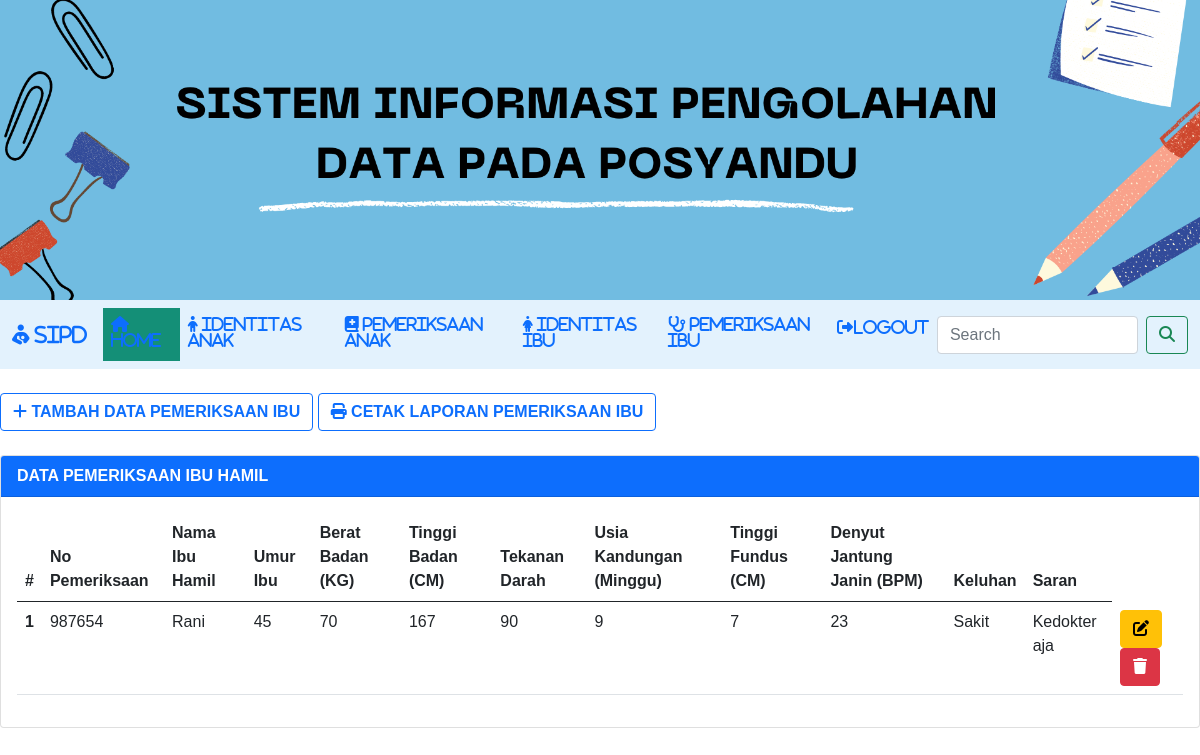
Page /data_ibuhamil.php on the committed database.
### tables this page shows
CREATE TABLE `data_ibu_hamil` (
  `id` int(11) NOT NULL,
  `no_pemeriksaan` int(11) NOT NULL,
  `nama_ibu` varchar(100) NOT NULL,
  `umur_ibu` varchar(50) NOT NULL,
  `berat_badan` int(11) NOT NULL,
  `tinggi_badan` int(11) NOT NULL,
  `tekanan_darah` int(11) NOT NULL,
  `usia_kandungan` int(11) NOT NULL,
  `tinggi_fundus` int(11) NOT NULL,
  `denyut_janin` int(11) NOT NULL,
  `keluhan` varchar(500) NOT NULL,
  `saran` varchar(500) NOT NULL
);

### data_ibuhamil.php (the view, shortened to what this page needs)
<?php
include "koneksi.php";
?>
<!DOCTYPE html>
<html lang="en">
<head>
    <link rel="stylesheet" type="text/css" href="style1.css">
    <link rel="stylesheet" href="https://cdnjs.cloudflare.com/ajax/libs/font-awesome/6.2.1/css/all.min.css" />
    <link href="https://cdn.jsdelivr.net/npm/bootstrap@5.0.0-beta2/dist/css/bootstrap.min.css" rel="stylesheet">
</head>
<body>
        <tr>
			<img src="header.png" width="100%" height="50%">
		</tr>
	<header>
    <nav class="navbar navbar-expand-lg bg-body-tertiary" style="background-color: #e3f2fd;">
  <div class="container-fluid">
    <a class="navbar-brand" href="index.php"><i class="fa-solid fa-person-breastfeeding"> SIPD</i></a>
    <div class="nav justify-content-center" id="navbarSupportedContent">
      <ul class="navbar-nav me-auto mb-2 mb-lg-0" >
        <li class="nav-item">
          <a class="nav-link active" aria-current="page" href="index.php"><i class="fa-solid fa-house"> Home </i></a>
        </li>
        <li class="nav-item">
          <a class="nav-link" href="identitas_anak.php"><i class="fa-solid fa-child"> IDENTITAS ANAK</i></a>
        </li>
        <li class="nav-item">
          <a class="nav-link" href="data.php"><i class="fa-solid fa-book-medical"> PEMERIKSAAN ANAK</i></a>
        </li>
        <li class="nav-item">
          <a class="nav-link" href="ibu_hamil.php"><i class="fa-solid fa-person-dress"> IDENTITAS IBU</i></a>
        </li>
        <li class="nav-item">
          <a class="nav-link" href="data_ibuhamil.php"><i class="fa-solid fa-stethoscope"> PEMERIKSAAN IBU</i></a>
        </li>
        <li class="nav-item">
          <a class="nav-link" href="logout.php"><i class="fa-solid fa-right-from-bracket">LOGOUT</i></a>
        </li>
      </ul>
      </div>
      <form class="d-flex" role="search">
        <input class="form-control me-2" type="search" placeholder="Search" aria-label="Search">
        <button class="btn btn-outline-success" type="submit"><i class="fa-sharp fa-solid fa-magnifying-glass"></i></button>
    </form>
        </div>
    </nav>
        <br>
    <div class>
        <a href="tambah_data_ibuhamil.php" button class="btn btn-outline-primary"  type="button"><i class="fa-solid fa-plus"><b></i> TAMBAH DATA PEMERIKSAAN IBU </b></i></a>
        <a href="cetak_laporan_data_ibuhamil.php" button class="btn btn-outline-primary"  type="button" > <i class="fa-solid fa-print"></i><b> CETAK LAPORAN PEMERIKSAAN IBU </b></i></a>
    </div><br>
        <div class="card">
            <div class="card-header text-white bg-primary">
                <b>DATA PEMERIKSAAN IBU HAMIL</b>
            </div>
            <div class="card-body">
                <table class="table">
                    <thead>
                        <tr>
                            <th scope="col">#</th>
                            <th scope="col">No Pemeriksaan</th>
                            <th scope="col">Nama Ibu Hamil</th>
                            <th scope="col">Umur Ibu</th>
                            <th scope="col">Berat Badan (KG)</th>
                            <th scope="col">Tinggi Badan (CM)</th>
                            <th scope="col">Tekanan Darah</th>
                            <th scope="col">Usia Kandungan (Minggu)</th>
                            <th scope="col">Tinggi Fundus (CM)</th>
                            <th scope="col">Denyut Jantung Janin (BPM)</th>
                            <th scope="col">Keluhan</th>
                            <th scope="col">Saran</th>
                        </tr>
                    </thead>
                    <tbody>
                        <?php
                        $sql2   = "select * from data_ibu_hamil order by id desc";
                        $q2     = mysqli_query($koneksi, $sql2);
                        $urut   = 1;
                        while ($r2 = mysqli_fetch_array($q2)) {
                            $id             = $r2['id'];
                            $no_pemeriksaan = $r2['no_pemeriksaan'];
                            $nama_ibu       = $r2['nama_ibu'];
                            $umur_ibu       = $r2['umur_ibu'];
                            $berat_badan    = $r2['berat_badan'];
                            $tinggi_badan   = $r2['tinggi_badan'];
                            $tekanan_darah  = $r2['tekanan_darah'];
                            $usia_kandungan = $r2['usia_kandungan'];
                            $tinggi_fundus  = $r2['tinggi_fundus'];
                            $denyut_janin   = $r2['denyut_janin'];
                            $keluhan        = $r2['keluhan'];
                            $saran   = $r2['saran'];
                        ?>
                            <tr>
                                <th scope="row"><?php echo $urut++ ?></th>
                                <td scope="row"><?php echo $no_pemeriksaan ?></td>
                                <td scope="row"><?php echo $nama_ibu ?></td>
                                <td scope="row"><?php echo $umur_ibu ?></td>
                                <td scope="row"><?php echo $berat_badan ?></td>
                                <td scope="row"><?php echo $tinggi_badan ?></td>
                                <td scope="row"><?php echo $tekanan_darah ?></td>
                                <td scope="row"><?php echo $usia_kandungan ?></td>
                                <td scope="row"><?php echo $tinggi_fundus ?></td>
                                <td scope="row"><?php echo $denyut_janin ?></td>
                                <td scope="row"><?php echo $keluhan ?></td>
                                <td scope="row"><?php echo $saran ?></td>
                                <td scope="row">
                                    <a href="tambah_data_ibuhamil.php?op=edit&id=<?php echo $id ?>"><button type="button" class="btn btn-warning"><i class="fa-solid fa-pen-to-square"></i></button></a>
                                    <a href="tambah_data_ibuhamil.php?op=delete&id=<?php echo $id?>" onclick="return confirm('Yakin mau delete data?')"><button type="button" class="btn btn-danger"><i class="fa-solid fa-trash"></i></button></a>
                                </td>
                            </tr>
                        <?php
                        }
                        ?>
                    </tbody>
                </table>
            </div>
        </div>
</body>
</html>

### style1.css (style rules this page uses)
* { padding:0; margin:0; font-family: sans-serif; }
a { color: inherit; text-decoration: none; }
header ul { float: right; }
header ul li { display: inline-block; }
header ul li a { padding:25px 20px; display: inline-block; }
.active { background-color: #148F77; color: #fff; }

### rows in the picture
data_ibu_hamil: no_pemeriksaan "987654", nama_ibu "Rani", umur_ibu "45", berat_badan "70", tinggi_badan "167", tekanan_darah "90", usia_kandungan "9", tinggi_fundus "7", denyut_janin "23", keluhan "Sakit", saran "Kedokter aja"
